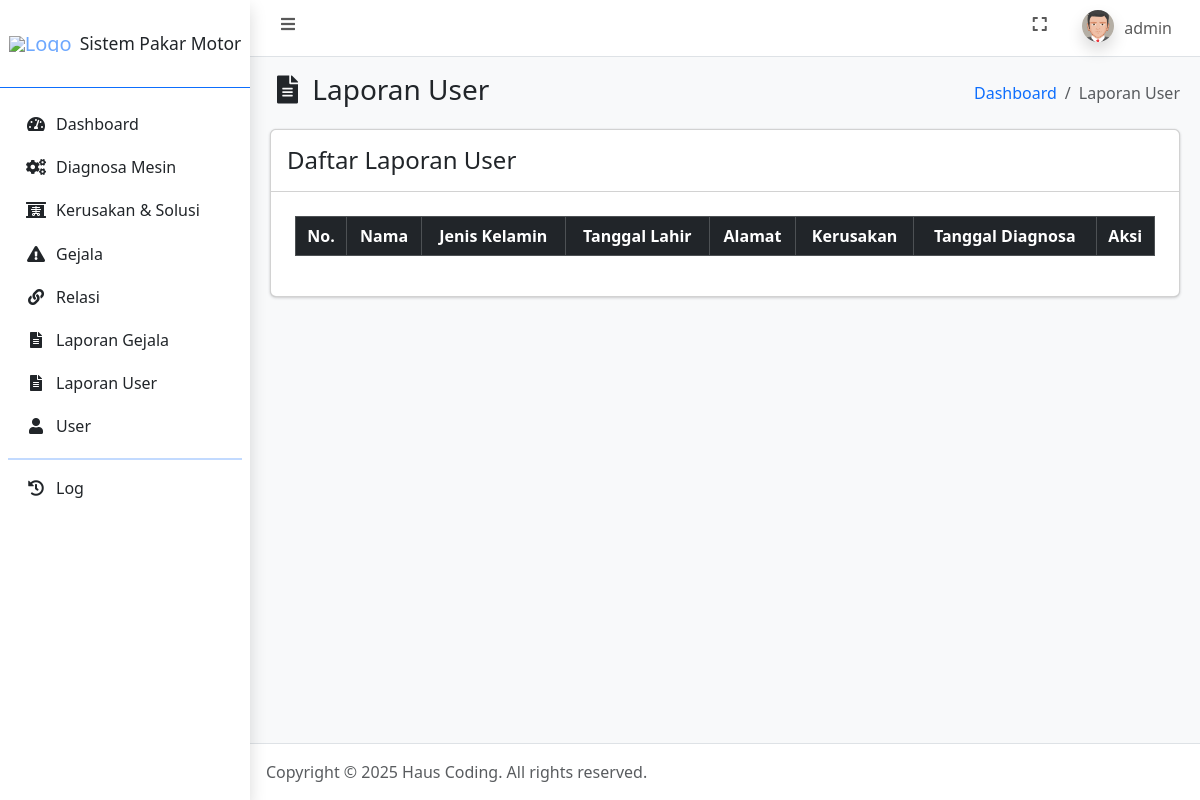
/laporan_user.php (signed in), run on an earlier commit of the app's database.
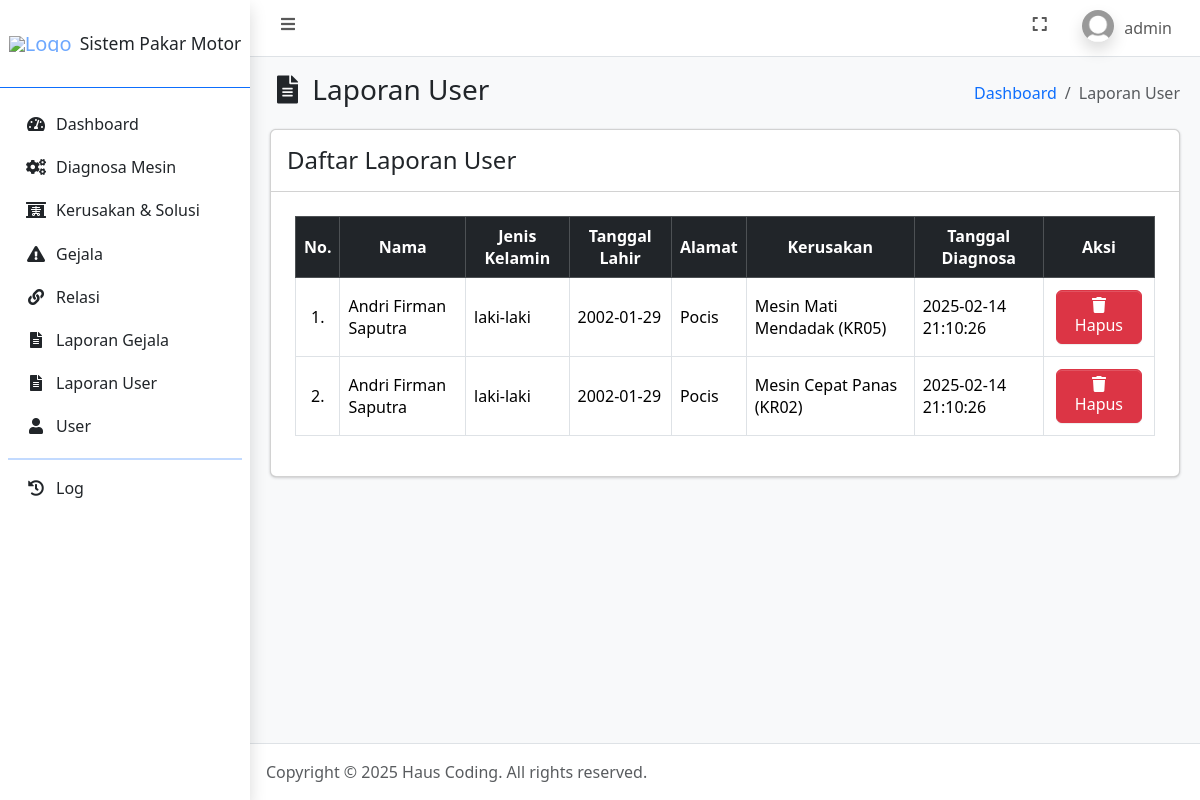
And on a later commit of the database.
### tables this page shows
CREATE TABLE `user` (
  `id_user` int(11) NOT NULL,
  `username` varchar(100) NOT NULL,
  `password` varchar(255) NOT NULL,
  `jabatan` enum('admin','pelanggan') NOT NULL,
  `nama` varchar(100) NOT NULL,
  `jenis_kelamin` enum('laki-laki','perempuan') NOT NULL,
  `tanggal_lahir` date NOT NULL,
  `alamat` text NOT NULL,
  `foto` text NOT NULL,
  `dibuat_pada` timestamp NOT NULL DEFAULT current_timestamp()
);

CREATE TABLE `analisa_hasil` (
  `id` int(4) NOT NULL,
  `id_user` int(11) NOT NULL,
  `kd_kerusakan` char(4) NOT NULL,
  `tanggal` datetime NOT NULL
);

CREATE TABLE `kerusakan_solusi` (
  `kd_kerusakan` char(4) NOT NULL,
  `nama_kerusakan` varchar(30) DEFAULT NULL,
  `definisi` text DEFAULT NULL,
  `solusi` text DEFAULT NULL
);

### connection.php (called while the page is built, shortened)
<?php
	$host = 'localhost';
	$user = 'root';
	$pass = '';
	$database = 'sistem_pakar_motor';
	$conn = mysqli_connect($host, $user, $pass, $database);
    if (isset($_SESSION['id_user'])) {
    	$id_user = $_SESSION['id_user'];
		$dataUser = mysqli_fetch_assoc(mysqli_query($conn, "SELECT * FROM user WHERE id_user = $id_user"));
	}
?>

### laporan_user.php (the view, shortened to what this page needs)
<?php
    require_once 'connection.php';
    if ($dataUser['jabatan'] == 'admin') {
        $hasil_user = mysqli_query($conn, "SELECT * FROM analisa_hasil INNER JOIN kerusakan_solusi ON analisa_hasil.kd_kerusakan = kerusakan_solusi.kd_kerusakan INNER JOIN user ON analisa_hasil.id_user = user.id_user ORDER BY analisa_hasil.id");
    } else {
        $id_user = $dataUser['id_user'];
        $hasil_user = mysqli_query($conn, "SELECT * FROM analisa_hasil INNER JOIN kerusakan_solusi ON analisa_hasil.kd_kerusakan = kerusakan_solusi.kd_kerusakan INNER JOIN user ON analisa_hasil.id_user = user.id_user WHERE user.id_user = '$id_user'");
    }
?>
<!DOCTYPE html>
<html lang="en">
<head>
    <?php include_once 'include/head.php'; ?>
</head>
<body class="layout-fixed sidebar-expand-lg bg-body-tertiary">
    <div class="app-wrapper">
        <?php include_once 'include/navbar.php'; ?>
        <?php include_once 'include/sidebar.php'; ?>
        <main class="app-main">
            <div class="app-content-header">
                <div class="container-fluid">
                    <div class="row">
                        <div class="col-sm-6">
                            <h3 class="mb-0"><i class="nav-icon fas fa-fw fa-file-alt"></i> Laporan User</h3>
                        </div>
                        <div class="col-sm-6">
                            <ol class="breadcrumb float-sm-end">
                                <li class="breadcrumb-item"><a href="index.php">Dashboard</a></li>
                                <li class="breadcrumb-item active" aria-current="page">
                                    Laporan User
                                </li>
                            </ol>
                        </div>
                    </div>
                </div>
            </div>
            <div class="app-content">
                <div class="container-fluid">
                    <div class="row">
                        <div class="col">
                            <div class="card">
                                <div class="card-header">
                                    <h4 class="m-0">Daftar Laporan User</h4>
                                </div>
                                <div class="card-body">
                                    <div class="table-responsive p-2">
                                        <table class="table table-bordered" id="table_id">
                                            <thead class="table-dark">
                                                <tr>
                                                    <th class="text-center align-middle">No.</th>
                                                    <th class="text-center align-middle">Nama</th>
                                                    <th class="text-center align-middle">Jenis Kelamin</th>
                                                    <th class="text-center align-middle">Tanggal Lahir</th>
                                                    <th class="text-center align-middle">Alamat</th>
                                                    <th class="text-center align-middle">Kerusakan</th>
                                                    <th class="text-center align-middle">Tanggal Diagnosa</th>
                                                    <?php if ($dataUser['jabatan'] == 'admin'): ?>
                                                        <th class="text-center align-middle">Aksi</th>
                                                    <?php endif ?>
                                                </tr>
                                            </thead>
                                            <tbody>
                                                <?php $i = 1; ?>
                                                <?php foreach ($hasil_user as $dhu): ?>
                                                    <tr>
                                                        <td class="text-center align-middle"><?= $i++; ?>.</td>
                                                        <td class="align-middle"><?= $dhu['nama']; ?></td>
                                                        <td class="align-middle"><?= $dhu['jenis_kelamin']; ?></td>
                                                        <td class="align-middle"><?= $dhu['tanggal_lahir']; ?></td>
                                                        <td class="align-middle"><?= $dhu['alamat']; ?></td>
                                                        <td class="align-middle"><?= $dhu['nama_kerusakan']; ?> (<?= $dhu['kd_kerusakan']; ?>)</td>
                                                        <td class="align-middle"><?= $dhu['tanggal']; ?></td>
                                                        <?php if ($dataUser['jabatan'] == 'admin'): ?>
                                                            <td class="text-center align-middle">
                                                                <a href="hapus_hasil_user.php?id=<?= $dhu['id']; ?>" data-nama="<?= $dhu['nama']; ?>" class="m-1 btn btn-danger btn-delete"><i class="fas fa-fw fa-trash"></i> Hapus</a>
                                                            </td>
                                                        <?php endif ?>
                                                    </tr>
                                                <?php endforeach ?>
                                            </tbody>
                                        </table>
                                    </div>
                                </div>
                            </div>
                        </div>
                    </div>
                </div>
            </div>
        </main>
        <?php include_once 'include/footer.php'; ?>
    </div>
</body>
</html>

### include/head.php (shortened to what this page needs)
<link rel="stylesheet" href="https://cdn.jsdelivr.net/npm/@fontsource/source-sans-3@5.0.12/index.css">
<link rel="stylesheet" href="assets/vendor/fontawesome/css/all.min.css">
<link rel="stylesheet" href="assets/vendor/datatables/css/dataTables.bootstrap5.css">
<link rel="stylesheet" href="assets/vendor/select2/css/select2.min.css">
<link rel="stylesheet" href="assets/vendor/select2/css/select2-bootstrap4.min.css">
<link rel="stylesheet" href="css/overlayscrollbars.min.css">
<link rel="stylesheet" href="css/adminlte.css">

### include/navbar.php (shortened to what this page needs)
<nav class="app-header navbar navbar-expand bg-body">
    <div class="container-fluid">
        <ul class="navbar-nav">
            <li class="nav-item"> <a class="nav-link" data-lte-toggle="sidebar" href="#" role="button"> <i class="fas fa-fw fa-bars"></i> </a> </li>
        </ul>
        <ul class="navbar-nav ms-auto">
            <li class="nav-item"> <a class="nav-link" href="#" data-lte-toggle="fullscreen"> <i data-lte-icon="maximize" class="fas fa-fw fa-expand"></i> </a> </li>
            <li class="nav-item dropdown user-menu">
                <a href="#" class="nav-link dropdown-toggle" data-bs-toggle="dropdown" aria-expanded="false">
                    <img src="assets/img/profiles/<?= $dataUser['foto']; ?>" class="user-image rounded-circle shadow" alt="User Image">
                    <span class="d-none d-md-inline"><?= $dataUser['username']; ?></span>
                </a>
            </li>
        </ul>
    </div>
</nav>

### include/sidebar.php (shortened to what this page needs)
<aside class="app-sidebar bg-white shadow" data-bs-theme="dark">
    <div class="sidebar-brand border-primary border-bottom">
        <a href="index.php" class="brand-link">
            <img src="assets/img/properties/logo.png" alt="Logo" class="brand-image-xl">
            <span class="brand-text fw-light text-dark small text-wrap">Sistem Pakar Motor</span>
        </a>
    </div>
    <div class="sidebar-wrapper">
        <nav class="mt-2">
            <ul class="nav sidebar-menu flex-column" data-lte-toggle="treeview" role="menu" data-accordion="false">
                <li class="nav-item">
                    <a href="index.php" class="nav-link text-dark <?= ($_SERVER['REQUEST_URI'] == '/sistem_pakar_motor/index.php') ? 'active' : ''; ?>"> <i class="nav-icon fas fa-fw fa-tachometer-alt"></i>
                        <p>Dashboard</p>
                    </a>
                </li>
                <li class="nav-item">
                    <a href="diagnosa_mesin.php" class="nav-link text-dark <?= ($_SERVER['REQUEST_URI'] == '/sistem_pakar_motor/diagnosa_mesin.php') ? 'active' : ''; ?>"> <i class="nav-icon fas fa-fw fa-cogs"></i>
                        <p>Diagnosa Mesin</p>
                    </a>
                </li>
                <li class="nav-item">
                    <a href="kerusakan_solusi.php" class="nav-link text-dark <?= ($_SERVER['REQUEST_URI'] == '/sistem_pakar_motor/kerusakan_solusi.php') ? 'active' : ''; ?>"> <i class="nav-icon fas fa-fw fa-x-ray"></i>
                        <p>Kerusakan & Solusi</p>
                    </a>
                </li>
                <li class="nav-item">
                    <a href="gejala.php" class="nav-link text-dark <?= ($_SERVER['REQUEST_URI'] == '/sistem_pakar_motor/gejala.php') ? 'active' : ''; ?>"> <i class="nav-icon fas fa-fw fa-exclamation-triangle"></i>
                        <p>Gejala</p>
                    </a>
                </li>
                <li class="nav-item">
                    <a href="relasi.php" class="nav-link text-dark <?= ($_SERVER['REQUEST_URI'] == '/sistem_pakar_motor/relasi.php') ? 'active' : ''; ?>"> <i class="nav-icon fas fa-fw fa-link"></i>
                        <p>Relasi</p>
                    </a>
                </li>
                <li class="nav-item">
                    <a href="laporan_gejala.php" class="nav-link text-dark <?= ($_SERVER['REQUEST_URI'] == '/sistem_pakar_motor/laporan_gejala.php') ? 'active' : ''; ?>"> <i class="nav-icon fas fa-fw fa-file-alt"></i>
                        <p>Laporan Gejala</p>
                    </a>
                </li>
                <li class="nav-item">
                    <a href="laporan_user.php" class="nav-link text-dark <?= ($_SERVER['REQUEST_URI'] == '/sistem_pakar_motor/laporan_user.php') ? 'active' : ''; ?>"> <i class="nav-icon fas fa-fw fa-file-alt"></i>
                        <p>Laporan User</p>
                    </a>
                </li>
                <?php if ($dataUser['jabatan'] == 'admin'): ?>
                    <li class="nav-item">
                        <a href="user.php" class="nav-link text-dark <?= ($_SERVER['REQUEST_URI'] == '/sistem_pakar_motor/user.php') ? 'active' : ''; ?>"> <i class="nav-icon fas fa-fw fa-user"></i>
                            <p>User</p>
                        </a>
                    </li>
                <?php endif ?>
                <hr class="sidebar-divider">
                <li class="nav-item">
                    <a href="log.php" class="nav-link text-dark <?= ($_SERVER['REQUEST_URI'] == '/sistem_pakar_motor/log.php') ? 'active' : ''; ?>"> <i class="nav-icon fas fa-fw fa-history"></i>
                        <p>Log</p>
                    </a>
                </li>
            </ul>
        </nav>
    </div>
</aside>

### include/footer.php (shortened to what this page needs)
<footer class="app-footer">
        Copyright &copy; 2025 Haus Coding.
    All rights reserved.
</footer>

What changed in the data, as far as the page shows it:
changed user "admin": foto: a different picture
added analisa_hasil: id_user.nama "Andri Firman Saputra", id_user.jenis_kelamin "laki-laki", id_user.tanggal_lahir "2002-01-29", id_user.alamat "Pocis", kd_kerusakan.nama_kerusakan "Mesin Mati Mendadak", kd_kerusakan.kd_kerusakan "KR05", tanggal "2025-02-14 21:10:26"
added analisa_hasil: id_user.nama "Andri Firman Saputra", id_user.jenis_kelamin "laki-laki", id_user.tanggal_lahir "2002-01-29", id_user.alamat "Pocis", kd_kerusakan.nama_kerusakan "Mesin Cepat Panas", kd_kerusakan.kd_kerusakan "KR02", tanggal "2025-02-14 21:10:26"
